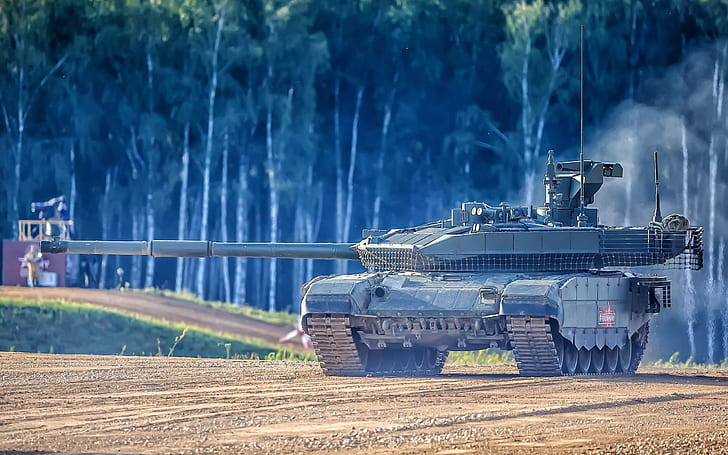
#> input picture T-90M.jpg, 728 x 455 px
$ python lab1e.py
#> lines starting #> are read from the running program, lines starting #| are printed output that depends on the picture
#split a colored image into red blue and green channels and display
# the original image along with the 3 band separated images

import sklearn
from skimage import color
from skimage import io
from matplotlib import pyplot as plt

img = io.imread("T-90M.jpg")
#> img is the input picture: shape (455, 728, 3); mean R, G, B 79.4, 105.8, 132.3

imgR = img[:, :, 0]
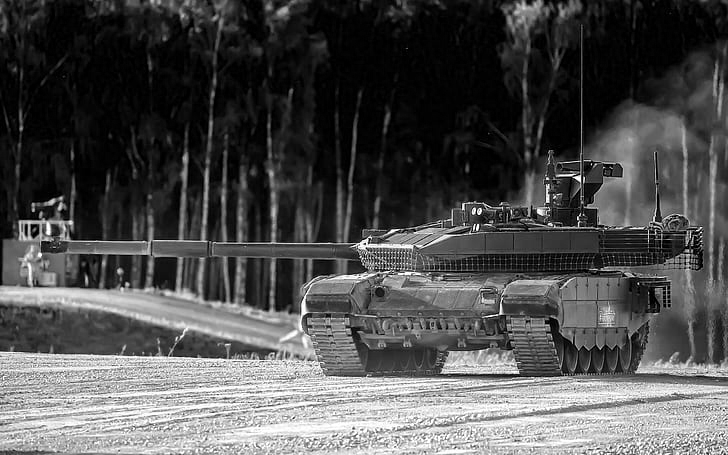
#> imgR: shape (455, 728); min 0, max 255, mean 79.4
imgG = img[:, :, 1]
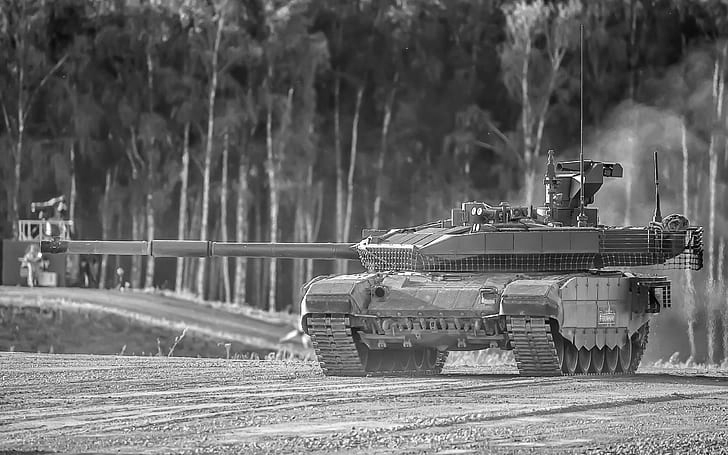
#> imgG: shape (455, 728); min 0, max 255, mean 105.8
imgB = img[:, :, 2]
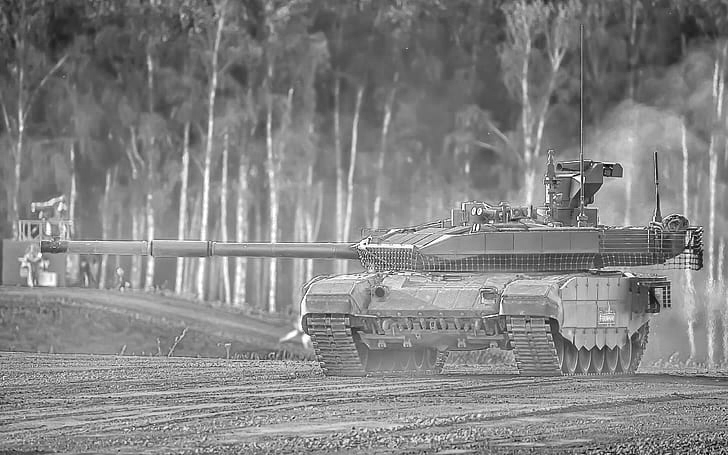
#> imgB: shape (455, 728); min 0, max 255, mean 132.3

# plt.imshow(imgR)
# plt.imshow(imgG)
# plt.imshow(imgB)

fig, axs = plt.subplots(1, 3)
axs[0].imshow(imgR)
axs[1].imshow(imgG)
axs[2].imshow(imgB)

plt.show()
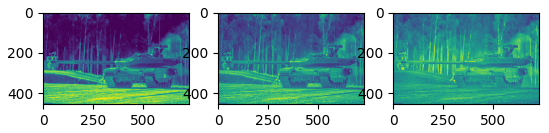
#> figure drawn by matplotlib, 3 panels

$ run again, with T-72B3.jpg copied over T-90M.jpg
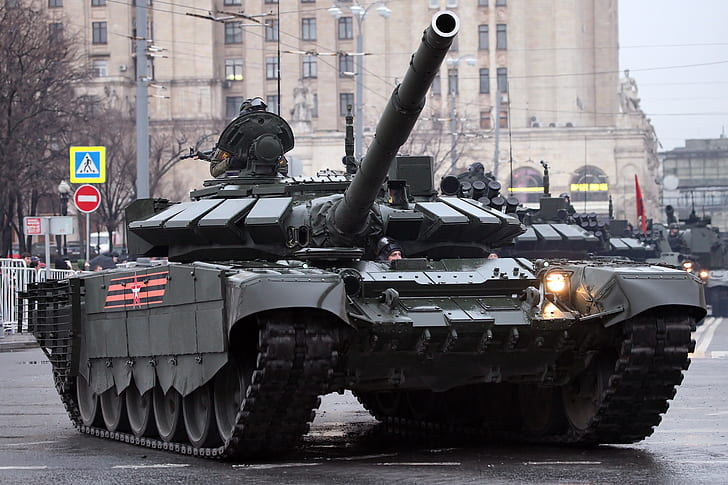
#> input picture T-72B3.jpg, 728 x 485 px
#> img is the input picture: shape (485, 728, 3); mean R, G, B 109.5, 106.6, 110.7
#> `imgB = img[:, :, 2]`:
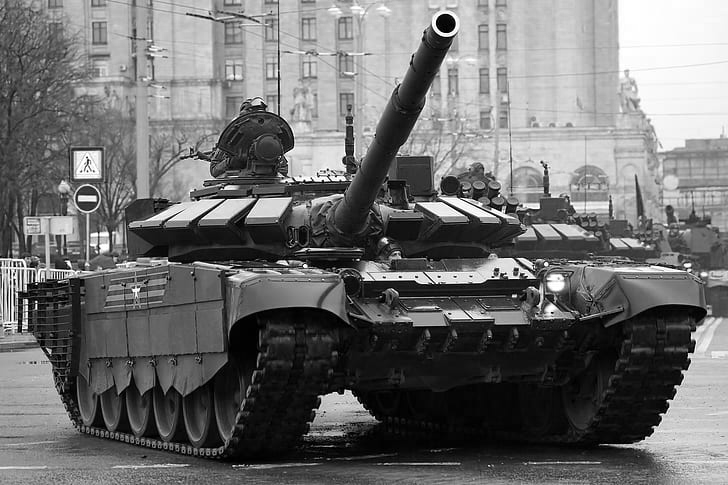
#> imgB: shape (485, 728); min 0, max 255, mean 110.7
#> `plt.show()`:
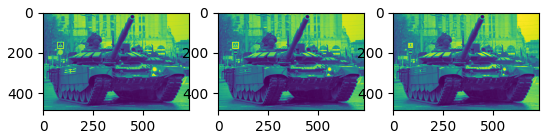
#> figure drawn by matplotlib, 3 panels
